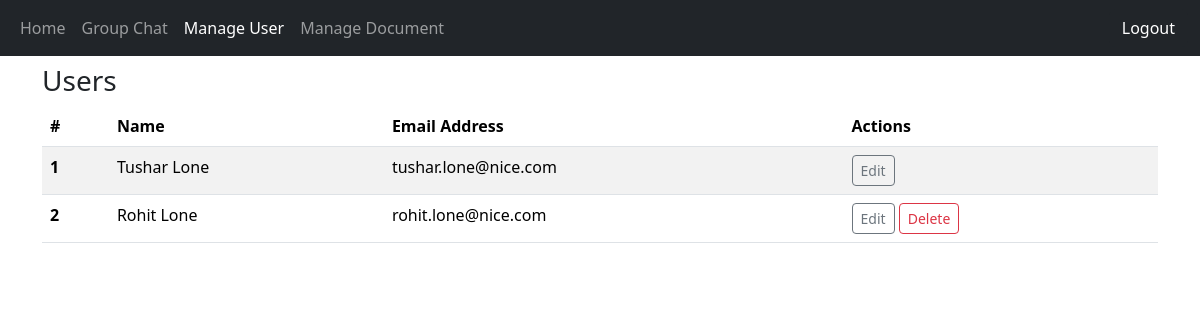
/User/user_management.php (signed in), run on the app's committed database.
### tables this page shows
CREATE TABLE `user` (
  `ID` int(11) NOT NULL,
  `UserName` varchar(50) NOT NULL,
  `Email` varchar(50) NOT NULL,
  `Password` varchar(50) NOT NULL,
  `IsDeleted` tinyint(1) DEFAULT 0
);

### User/user_management.php (the view, shortened to what this page needs)
<!DOCTYPE html>
<html lang="en">
<head>
    <link href="https://cdn.jsdelivr.net/npm/bootstrap@5.3.3/dist/css/bootstrap.min.css" rel="stylesheet"
>
</head>
<body>
    <nav class="navbar navbar-expand-sm navbar-dark bg-dark">
        <div class="container-fluid">
            <ul class="navbar-nav">
                <li class="nav-item">
                    <a class="nav-link" href="../Auth/login_success.php">Home</a>
                </li>
                <li class="nav-item">
                    <a class="nav-link" href="../Chat/chat.php">Group Chat</a>
                </li>
                <li class="nav-item">
                    <a class="nav-link active" href="../User/user_management.php">Manage User</a>
                </li>
                <li class="nav-item">
                    <a class="nav-link" href="../Document/document_management.php">Manage Document</a>
                </li>
            </ul>
            <ul class="navbar-nav navbar-right">
                <li><a href="../Auth/logout.php" class="btn btn-dark"> Logout</a></li>
            </ul>
        </div>
    </nav>
    <div class="container mt-2">
        <h3>Users</h3>
        <table class="table table-striped table-hover">
            <thead>
                <tr>
                    <th scope="col">#</th>
                    <th scope="col">Name</th>
                    <th scope="col">Email Address</th>
                    <th scope="col">Actions</th>
                </tr>
            </thead>
            <tbody>
                <?php
                require ("../data_access.php");
                $query = "SELECT * FROM user WHERE IsDeleted!= 1 ORDER BY ID";
                $result = $db->query($query);
                $num_result = $result->num_rows;
                for ($i = 0; $i < $num_result; $i++) {
                    $row = $result->fetch_assoc();
                    $id = $row['ID'];
                    echo '<tr>
                    <th scope="row">' . $row['ID'] . '</th>
                    <td>' . $row['UserName'] . '</td>
                    <td>' . $row['Email'] . '</td>';
                    echo "<td>";
                    echo "<a class='btn btn-outline-secondary btn-sm' href ='user_edit.php?id=$id'>Edit</a> ";
                    if ($_SESSION['userID'] != $id) {
                        echo "<a class='btn btn-outline-danger btn-sm' href ='user_delete.php?id=$id'>Delete</a>";
                    }
                    echo "</td>";
                }
                ?>
            </tbody>
        </table>
    </div>
</body>
</html>

### data on the page
user: ID "1", UserName "Tushar Lone", Email "tushar.lone@nice.com"
user: ID "2", UserName "Rohit Lone", Email "rohit.lone@nice.com"
